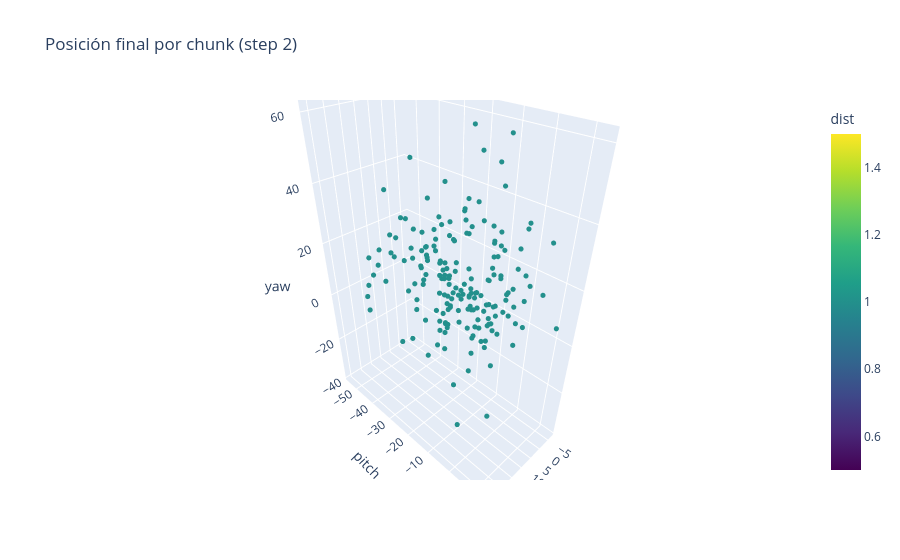

This figure's notebook cell:
### Code cell
import plotly.express as px

summed = Dataset(archivo=archivo).filter_by_step(step).filter_only_last_vector().sum_by_chunk().data

fig = px.scatter_3d(summed, x="roll", y="pitch", z="yaw",
                    color="dist",
                    color_continuous_scale="Viridis",
                    title=f"Posición final por chunk (step {step})")

fig.update_traces(marker=dict(size=3))
fig.show()

### Figure 1 — Plotly figure (JSON) as saved in the notebook; plotly's stock layout.template omitted (floating-point values rounded to 4 significant figures; data arrays with more than 128 entries replaced by an {"elided": "..."} marker saying what was removed)
{"data": [{"hovertemplate": "roll=%{x}<br>pitch=%{y}<br>yaw=%{z}<br>dist=%{marker.color}<extra></extra>", "legendgroup": "", "marker": {"color": {"elided": "184 int values"}, "coloraxis": "coloraxis", "size": 3, "symbol": "circle"}, "mode": "markers", "name": "", "scene": "scene", "showlegend": false, "type": "scatter3d", "x": {"elided": "184 float values"}, "y": {"elided": "184 float values"}, "z": {"elided": "184 float values"}}], "layout": {"coloraxis": {"colorbar": {"title": {"text": "dist"}}, "colorscale": [[0, "#440154"], [0.1111, "#482878"], [0.2222, "#3e4989"], [0.3333, "#31688e"], [0.4444, "#26828e"], [0.5556, "#1f9e89"], [0.6667, "#35b779"], [0.7778, "#6ece58"], [0.8889, "#b5de2b"], [1, "#fde725"]]}, "legend": {"tracegroupgap": 0}, "scene": {"domain": {"x": [0, 1], "y": [0, 1]}, "xaxis": {"title": {"text": "roll"}}, "yaxis": {"title": {"text": "pitch"}}, "zaxis": {"title": {"text": "yaw"}}}, "title": {"text": "Posición final por chunk (step 2)"}}}
